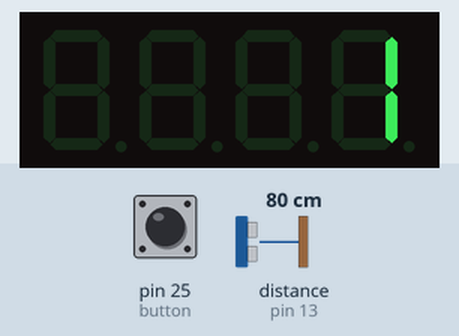
This sketch was run on a simulated Arduino Mega 2560, built with avr-gcc and run on an emulated ATmega2560. Shown: 4-digit seven-segment display. Wiring (inferred from the names in the program): ultrasonic range finder: trigger pin 5; echo pin 13. The inputs (shaded band) are chosen by the test bench; at power-on: pin 25 (button) LOW, distance to the obstacle (sensor on pin 13) 80 cm. The echo pulse lasts 58.3 µs per cm.

Above: at 1.8 s.
1.9 s: pin 25 (button) pulled HIGH for 0.15 s
At 2.3 s:
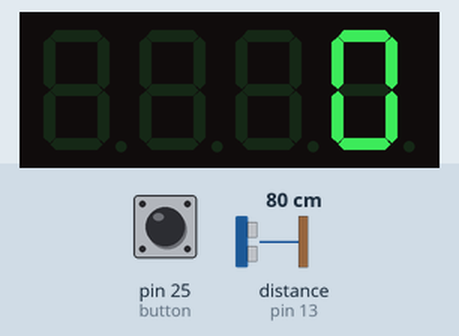
Timing chart, 0 to 4.9 s (numbered marks = the images above; inputs shaded):
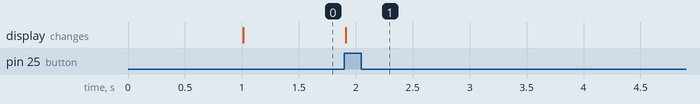

The sketch:

smart_Distance_counter.ino
```cpp
#include <SevSeg.h>
SevSeg sevseg;
#define ECHO_PIN 13
#define TRIG_PIN 5
#define button 25


void setup() {
  Serial.begin(115200);
  byte numDigits = 4;
  byte digitPins[] = {0, 3, 4, 2};
  byte segmentPins[] = {6, 7, 8, 9, 10, 11, 12 ,13};
  bool resistorsOnSegments = false; // 'false' means resistors are on digit pins
  byte hardwareConfig = COMMON_ANODE; // See README.md for options
  bool updateWithDelays = false; // Default 'false' is Recommended
  bool leadingZeros = false; // Use 'true' if you'd like to keep the leading zeros
  bool disableDecPoint = false; // Use 'true' if your decimal point doesn't exist or isn't connected

  sevseg.begin(hardwareConfig, numDigits, digitPins, segmentPins, resistorsOnSegments,
  updateWithDelays, leadingZeros, disableDecPoint);
  sevseg.setBrightness(90);

  pinMode(TRIG_PIN, OUTPUT);
  pinMode(ECHO_PIN, INPUT);
  pinMode(button, INPUT);
}


int readDistanceCM() {
  digitalWrite(TRIG_PIN, LOW);
  delayMicroseconds(2);
  digitalWrite(TRIG_PIN, HIGH);
  delayMicroseconds(10);
  digitalWrite(TRIG_PIN, LOW);
  int duration = pulseIn(ECHO_PIN, HIGH);
  return duration * 0.034 / 2;
}

int count=0;
int prevDistance=400;
bool buttonState = false;

void loop() {
  int distance=readDistanceCM();
  buttonState = digitalRead(button);
  if(distance<100 && prevDistance>100)
  {
    count++;
    delay(1000);
  }
    if (buttonState == HIGH){
    count=0;
  }
  prevDistance=distance;
  sevseg.setNumber(count);
  delay(5);
  sevseg.refreshDisplay();
}
```

Measured:
- after the input at 1.9 s, the display: changes at once (image 1)
